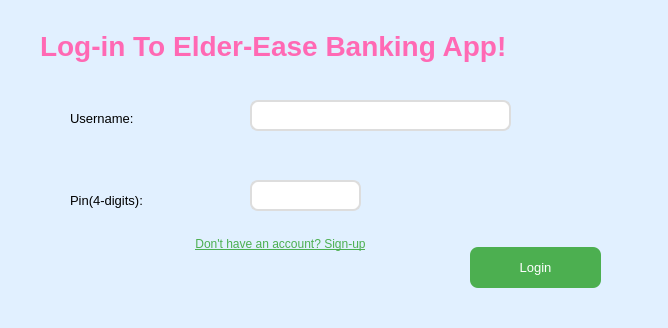
<?xml version="1.0" encoding="UTF-8"?>
<ui version="4.0">
 <class>LoginPage</class>
 <widget class="QWidget" name="LoginPage">
  <property name="geometry">
   <rect>
    <x>0</x>
    <y>0</y>
    <width>668</width>
    <height>328</height>
   </rect>
  </property>
  <property name="windowTitle">
   <string>Form</string>
  </property>
  <property name="styleSheet">
   <string notr="true">background-color: rgba(225,240,255);</string>
  </property>
  <widget class="QLabel" name="loginLabel">
   <property name="geometry">
    <rect>
     <x>40</x>
     <y>20</y>
     <width>611</width>
     <height>51</height>
    </rect>
   </property>
   <property name="font">
    <font>
     <pointsize>21</pointsize>
     <weight>75</weight>
     <bold>true</bold>
    </font>
   </property>
   <property name="styleSheet">
    <string notr="true">color: #FF69B4;</string>
   </property>
   <property name="text">
    <string>Log-in To Elder-Ease Banking App!</string>
   </property>
  </widget>
  <widget class="QLineEdit" name="uNameEdit">
   <property name="geometry">
    <rect>
     <x>250</x>
     <y>100</y>
     <width>261</width>
     <height>31</height>
    </rect>
   </property>
   <property name="styleSheet">
    <string notr="true">QLineEdit {
    background-color: white;
    border: 2px solid #ddd;
    border-radius: 8px;
    padding: 6px;
}

QLineEdit:focus {
    border: 2px solid #4CAF50;
}</string>
   </property>
  </widget>
  <widget class="QLabel" name="uNameLabel">
   <property name="geometry">
    <rect>
     <x>70</x>
     <y>110</y>
     <width>131</width>
     <height>16</height>
    </rect>
   </property>
   <property name="font">
    <font>
     <pointsize>10</pointsize>
    </font>
   </property>
   <property name="text">
    <string>Username:</string>
   </property>
  </widget>
  <widget class="QLabel" name="pinLabel">
   <property name="geometry">
    <rect>
     <x>70</x>
     <y>190</y>
     <width>111</width>
     <height>21</height>
    </rect>
   </property>
   <property name="font">
    <font>
     <pointsize>10</pointsize>
    </font>
   </property>
   <property name="text">
    <string>Pin(4-digits):</string>
   </property>
  </widget>
  <widget class="QLineEdit" name="pinEdit">
   <property name="geometry">
    <rect>
     <x>250</x>
     <y>180</y>
     <width>111</width>
     <height>31</height>
    </rect>
   </property>
   <property name="styleSheet">
    <string notr="true">QLineEdit {
    background-color: white;
    border: 2px solid #ddd;
    border-radius: 8px;
    padding: 6px;
}

QLineEdit:focus {
    border: 2px solid #4CAF50;
}</string>
   </property>
  </widget>
  <widget class="QPushButton" name="loginButton">
   <property name="geometry">
    <rect>
     <x>470</x>
     <y>247</y>
     <width>131</width>
     <height>41</height>
    </rect>
   </property>
   <property name="font">
    <font>
     <pointsize>10</pointsize>
    </font>
   </property>
   <property name="styleSheet">
    <string notr="true">QPushButton {
    background-color: #4CAF50;
    color: white;
    border-radius: 8px;
    padding: 8px;
}

QPushButton:hover {
    background-color: #45a049;
}</string>
   </property>
   <property name="text">
    <string>Login</string>
   </property>
  </widget>
  <widget class="QPushButton" name="signupRedirectButton">
   <property name="geometry">
    <rect>
     <x>140</x>
     <y>230</y>
     <width>281</width>
     <height>28</height>
    </rect>
   </property>
   <property name="styleSheet">
    <string notr="true">QPushButton {
    background-color: transparent;
    border: none;
    color: #4CAF50;
    text-decoration: underline;
}

QPushButton:hover {
    color: #45a049;
}</string>
   </property>
   <property name="text">
    <string>Don't have an account? Sign-up</string>
   </property>
  </widget>
 </widget>
 <resources/>
 <connections/>
</ui>
